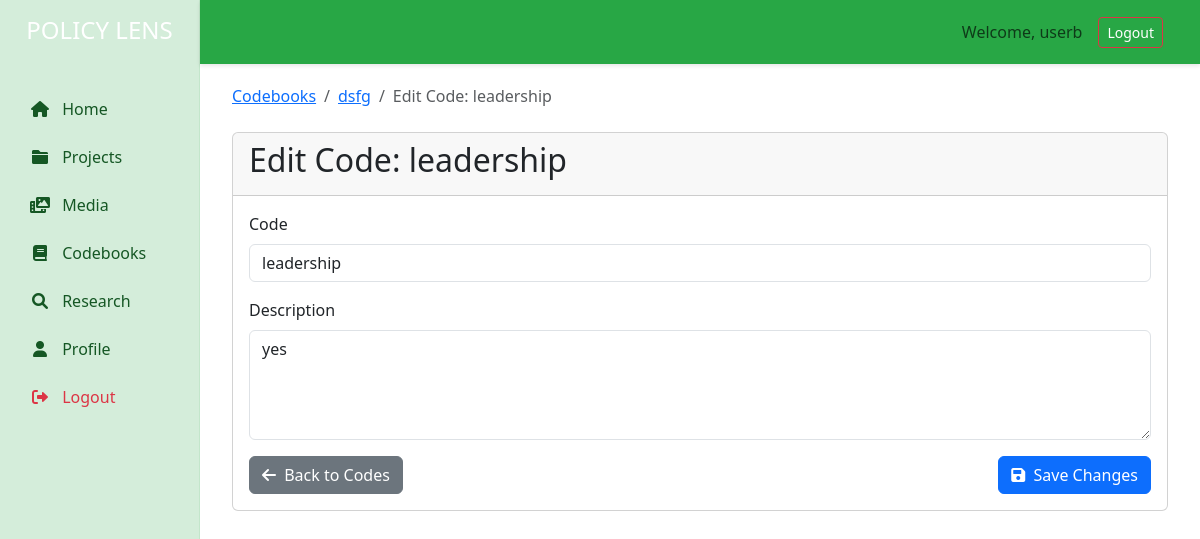
Screenshot of /code/1/edit (signed in) with the database file from the repository.
### models/models.py (models this page shows, shortened)
class User(UserMixin, db.Model):
    id = db.Column(db.Integer, primary_key=True)
    username = db.Column(db.String(80), unique=True, nullable=False)
    email = db.Column(db.String(120), unique=True, nullable=False)
    name = db.Column(db.String(100), nullable=True)
    password_hash = db.Column(db.String(128), nullable=True)  # Will store hashed passwords
    is_active = db.Column(db.Boolean(), default=True)
    age_group = db.Column(db.String(20), nullable=True)
    sex = db.Column(db.String(20), nullable=True)
    industry = db.Column(db.String(100), nullable=True)
    organization = db.Column(db.String(200), nullable=True)
    created_at = db.Column(db.DateTime, server_default=db.func.now())
    updated_at = db.Column(db.DateTime, server_default=db.func.now(), onupdate=db.func.now())
    codebooks = db.relationship('Codebook', back_populates='user', cascade='all, delete-orphan')

class Codebook(db.Model):
    __tablename__ = 'codebook'
    id = db.Column(db.Integer, primary_key=True)
    name = db.Column(db.String(200), nullable=False)
    description = db.Column(db.Text)
    created_at = db.Column(db.DateTime, default=datetime.utcnow)
    updated_at = db.Column(db.DateTime, default=datetime.utcnow, onupdate=datetime.utcnow)
    user_id = db.Column(db.Integer, db.ForeignKey('user.id', ondelete='CASCADE'), nullable=False)
    project_id = db.Column(db.Integer, db.ForeignKey('project.id', ondelete='CASCADE'), nullable=True)
    user = db.relationship('User', back_populates='codebooks')
    project = db.relationship('Project', back_populates='codebooks')
    codes = db.relationship('Code', back_populates='codebook', cascade='all, delete-orphan')

class Code(db.Model):
    __tablename__ = 'code'
    id = db.Column(db.Integer, primary_key=True)
    code = db.Column(db.String(100), nullable=False)
    description = db.Column(db.Text)
    created_at = db.Column(db.DateTime, default=datetime.utcnow)
    updated_at = db.Column(db.DateTime, default=datetime.utcnow, onupdate=datetime.utcnow)
    codebook_id = db.Column(db.Integer, db.ForeignKey('codebook.id', ondelete='CASCADE'), nullable=False)
    codebook = db.relationship('Codebook', back_populates='codes')
    subcodes = db.relationship('SubCode', back_populates='code', cascade='all, delete-orphan')

### app.py (the view, shortened to what this page needs)
@app.route('/code/<int:code_id>/edit', methods=['GET', 'POST'])
@login_required
def edit_code(code_id):
    code = Code.query.get_or_404(code_id)
    codebook = code.codebook
    if codebook.user_id != current_user.id: abort(403)
    return render_template('codebooks/edit_code.html', code=code, codebook=codebook)

### app.py (called while the page is built)
@app.before_request
def _adapt_cookie_security():
    is_https = request.is_secure  # accurate after ProxyFix
    app.config['SESSION_COOKIE_SECURE'] = is_https
    app.config['REMEMBER_COOKIE_SECURE'] = is_https

@app.before_request
def _assign_request_id():
    g.request_id = uuid.uuid4().hex[:8]

@app.before_request
def _assign_request_id_and_log():
    g.request_id = str(uuid.uuid4())[:8]
    app.logger.info(
        f"→ {request.method} {request.path} "
        f"args={dict(request.args)} json={(request.get_json(silent=True) or {})}"
    )

@app.after_request
def _log_response(resp):
    app.logger.info(f"← {request.method} {request.path} status={resp.status_code}")
    return resp

@app.teardown_request
def _teardown_request(exc):
    if exc:
        app.logger.exception(f"✖ Unhandled exception during request: {exc}")

@login_manager.user_loader
def load_user(user_id):
    return db.session.get(User, int(user_id))

    def filter(self, record: logging.LogRecord) -> bool:
        try:
            rid = getattr(g, 'request_id', None)
        except Exception:
            rid = None
        record.request_id = rid or '-'  # ensure field always exists
        return True

    def filter(self, record):
        record.request_id = "-"
        if has_request_context():
            try:
                record.request_id = getattr(g, "request_id", "-")
            except Exception:
                record.request_id = "-"
        return True

### templates/codebooks/edit_code.html (shortened to what this page needs)
{% extends "base.html" %}
{% block content %}
<div class="container">
    <nav aria-label="breadcrumb" class="mb-4">
        <ol class="breadcrumb">
            <li class="breadcrumb-item"><a href="{{ url_for('list_codebooks') }}">Codebooks</a></li>
            <li class="breadcrumb-item"><a href="{{ url_for('edit_codebook_codes', codebook_id=codebook.id) }}">{{ codebook.name }}</a></li>
            <li class="breadcrumb-item active" aria-current="page">Edit Code: {{ code.code }}</li>
        </ol>
    </nav>
    <div class="card">
        <div class="card-header">
            <h2>Edit Code: {{ code.code }}</h2>
        </div>
        <div class="card-body">
            <form method="POST" action="">
                <div class="mb-3">
                    <label for="code" class="form-label">Code</label>
                    <input type="text" class="form-control" id="code" name="code" value="{{ code.code }}" required>
                </div>
                <div class="mb-3">
                    <label for="description" class="form-label">Description</label>
                    <textarea class="form-control" id="description" name="description" rows="4">{{ code.description or '' }}</textarea>
                </div>
                <div class="d-flex justify-content-between">
                    <a href="{{ url_for('edit_codebook_codes', codebook_id=codebook.id) }}" class="btn btn-secondary">
                        <i class="fas fa-arrow-left me-1"></i> Back to Codes
                    </a>
                    <button type="submit" class="btn btn-primary">
                        <i class="fas fa-save me-1"></i> Save Changes
                    </button>
                </div>
            </form>
        </div>
    </div>
</div>
{% endblock %}

### templates/base.html (shortened to what this page needs)
<!DOCTYPE html>
<html lang="en">
<head>
    <link href="https://cdn.jsdelivr.net/npm/bootstrap@5.3.0/dist/css/bootstrap.min.css" rel="stylesheet">
    <link href="https://cdn.quilljs.com/1.3.6/quill.snow.css" rel="stylesheet">
    <link rel="stylesheet" href="https://cdnjs.cloudflare.com/ajax/libs/font-awesome/6.0.0/css/all.min.css">
    <link href="https://cdn.jsdelivr.net/npm/select2@4.1.0-rc.0/dist/css/select2.min.css" rel="stylesheet" />
    <link href="https://cdn.jsdelivr.net/npm/select2-bootstrap-5-theme@1.3.0/dist/select2-bootstrap-5-theme.min.css" rel="stylesheet" />
    <link rel="stylesheet" href="https://cdn.datatables.net/1.13.7/css/dataTables.bootstrap5.min.css">
</head>
<body>
    <div class="container-fluid">
        <div class="row">
            <div class="col-md-2 sidebar p-0">
                <div class="text-center mb-4">
                    <h4 class="text-white py-3">POLICY LENS
                    </h4>
                </div>
                <ul class="nav flex-column">
                    <li class="nav-item">
                        <a class="nav-link {% if request.endpoint == 'index' %}active{% endif %}" href="{{ url_for('index') }}">
                            <i class="fas fa-home me-2"></i> Home
                        </a>
                    </li>
                    <li class="nav-item">
                        <a class="nav-link {% if request.endpoint == 'list_projects' %}active{% endif %}" href="{{ url_for('list_projects') }}">
                            <i class="fas fa-folder me-2"></i> Projects
                        </a>
                    </li>
                    <li class="nav-item">
                        <a class="nav-link {% if request.endpoint == 'list_media' %}active{% endif %}" href="{{ url_for('list_media') }}">
                            <i class="fas fa-photo-video me-2"></i> Media
                        </a>
                    </li>
                    <li class="nav-item">
                        <a class="nav-link {% if request.endpoint == 'list_codebooks' or request.endpoint == 'create_codebook' or request.endpoint == 'edit_codebook' %}active{% endif %}"
                           href="{{ url_for('list_codebooks') }}">
                            <i class="fas fa-book me-2"></i> Codebooks
                        </a>
                    </li>
                    <li class="nav-item">
                        <a class="nav-link {% if request.endpoint == 'research' %}active{% endif %}" href="{{ url_for('research') }}">
                            <i class="fas fa-search me-2"></i> Research
                        </a>
                    </li>
                    <li class="nav-item mt-auto">
                        <a class="nav-link {% if request.endpoint == 'profile' %}active{% endif %}" href="{{ url_for('profile') }}">
                            <i class="fas fa-user me-2"></i> Profile
                        </a>
                    </li>
                    <li class="nav-item">
                        <a class="nav-link text-danger" href="#">
                            <i class="fas fa-sign-out-alt me-2"></i> Logout
                        </a>
                    </li>
                </ul>
            </div>
            <div class="col-md-10 p-0">
                <nav class="navbar navbar-expand-lg topbar">
                    <div class="container-fluid">
                        <div class="ms-auto d-flex align-items-center">
                    {% if current_user.is_authenticated %}
                        <span class="navbar-text me-3">Welcome, {{ current_user.username }}</span>
                        <a href="{{ url_for('logout') }}" class="btn btn-outline-danger btn-sm">Logout</a>
                    {% else %}
                        <a href="{{ url_for('login') }}" class="btn btn-outline-primary btn-sm me-2">Login</a>
                        <a href="{{ url_for('register') }}" class="btn btn-primary btn-sm">Register</a>
                    {% endif %}
                </div>
                    </div>
                </nav>
                <main class="main-content">
                    {% block content %}{% endblock %}
                </main>
            </div>
        </div>
    </div>
</body>
</html>

### templates/base.html (style rules this page uses)
.sidebar { min-height: 100vh; background-color: #d4edda; color: #155724; padding-top: 20px; border-right: 1px solid #c3e6cb; }
.sidebar .nav-link { color: #155724; padding: 10px 20px; margin: 2px 10px; border-radius: 5px; font-weight: 500; }
.sidebar .nav-link i { width: 20px; margin-right: 10px; text-align: center; }
.topbar { background-color: #28a745; padding: 12px 25px; box-shadow: 0 2px 4px rgba(0,0,0,0.1); color: white; }
.topbar a, .topbar .navbar-brand, .topbar .nav-link { color: white !important; }
.main-content { padding: 20px; }

### rows the page displays
User: username "userb"
Codebook: name "dsfg"
Code: code "leadership", description "yes"
